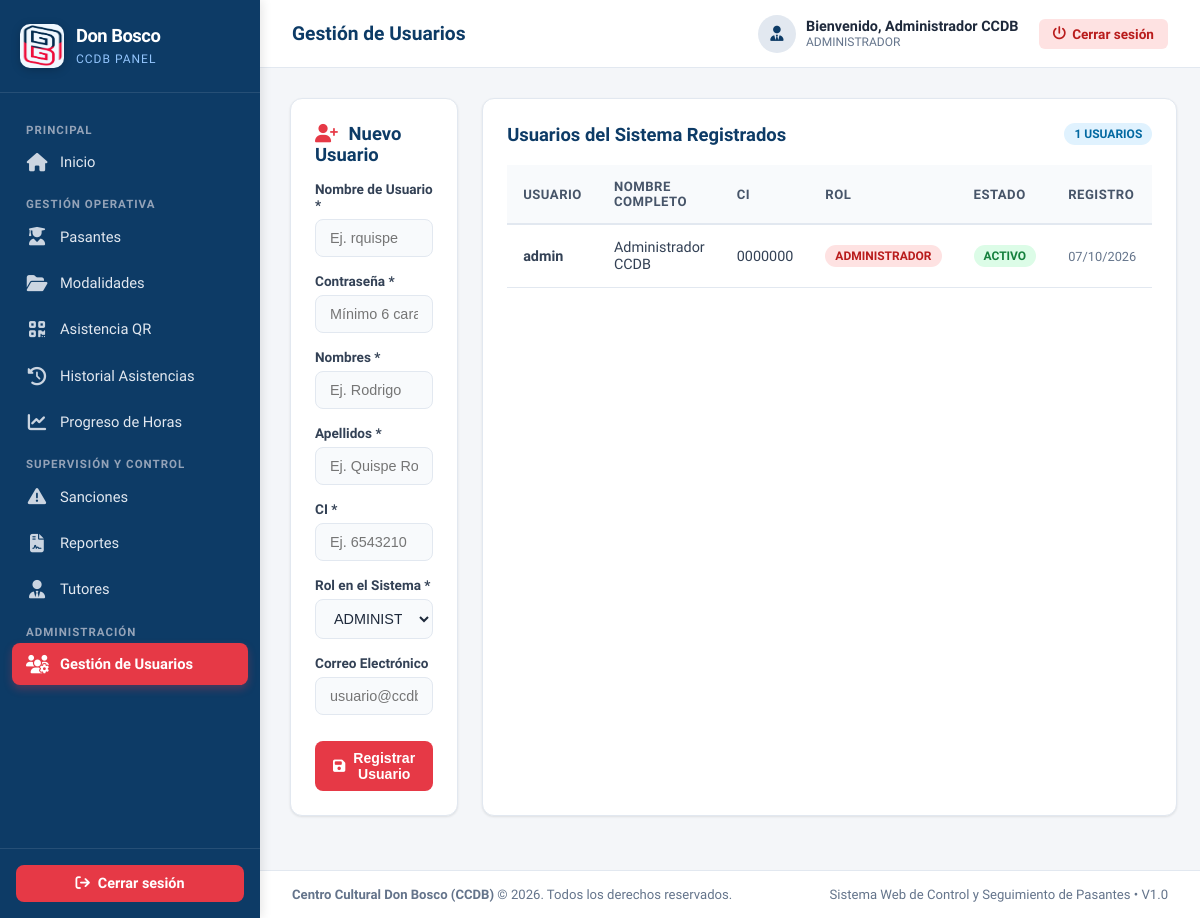
The page /views/usuarios/index.php (signed in) on the database its author committed.
### tables this page shows
CREATE TABLE IF NOT EXISTS usuarios (
    id_usuario INT UNSIGNED AUTO_INCREMENT PRIMARY KEY,
    id_rol INT UNSIGNED NOT NULL,
    usuario VARCHAR(50) NOT NULL UNIQUE,
    password VARCHAR(255) NOT NULL,
    nombres VARCHAR(100) NOT NULL,
    apellidos VARCHAR(100) NOT NULL,
    ci VARCHAR(30) NOT NULL UNIQUE,
    correo VARCHAR(150) UNIQUE,
    telefono VARCHAR(30),
    estado TINYINT(1) NOT NULL DEFAULT 1,
    remember_token VARCHAR(255) NULL,
    remember_expiry DATETIME NULL,
    fecha_registro DATETIME NOT NULL DEFAULT CURRENT_TIMESTAMP,
    CONSTRAINT fk_usuarios_roles
        FOREIGN KEY (id_rol)
        REFERENCES roles(id_rol)
        ON UPDATE CASCADE
        ON DELETE RESTRICT
);

CREATE TABLE IF NOT EXISTS roles (
    id_rol INT UNSIGNED AUTO_INCREMENT PRIMARY KEY,
    nombre VARCHAR(50) NOT NULL UNIQUE,
    descripcion VARCHAR(255),
    estado TINYINT(1) NOT NULL DEFAULT 1,
    fecha_registro DATETIME NOT NULL DEFAULT CURRENT_TIMESTAMP
);

### config/auth.php (called while the page is built, shortened)
<?php
class Auth {
    public static function check() {
        if (isset($_SESSION['user_id']) && !empty($_SESSION['user_id'])) {
            return true;
        }
        return self::restoreFromCookie();
    }
    public static function user() {
        return [
            'id'       => $_SESSION['user_id'],
            'usuario'  => $_SESSION['user_name'] ?? '',
            'nombre'   => $_SESSION['user_fullname'] ?? '',
            'rol_id'   => $_SESSION['user_role_id'] ?? 0,
            'rol_name' => $_SESSION['user_role_name'] ?? 'INVITADO',
            'ci'       => $_SESSION['user_ci'] ?? '',
            'correo'   => $_SESSION['user_email'] ?? '',
        ];
    }
}

### views/usuarios/index.php (the view, shortened to what this page needs)
<?php
require_once __DIR__ . '/../../config/auth.php';
$pageTitle = 'Gestión de Usuarios';
$db = Database::getConnection();
$usuarios = $db->query("SELECT u.*, r.nombre AS rol_nombre
                        FROM usuarios u
                        INNER JOIN roles r ON u.id_rol = r.id_rol
                        ORDER BY u.id_usuario DESC")->fetchAll();
$roles = $db->query("SELECT * FROM roles WHERE estado = 1")->fetchAll();
require_once __DIR__ . '/../../includes/header.php';
require_once __DIR__ . '/../../includes/sidebar.php';
?>
<div class="main-wrapper">
    <?php require_once __DIR__ . '/../../includes/navbar.php'; ?>
    <main class="content-body">
        <div style="display: grid; grid-template-columns: 1fr 2fr; gap: 24px;">
            <div class="card">
                <h3 class="card-title" style="margin-bottom: 16px;">
                    <i class="fa-solid fa-user-plus" style="color: var(--primary-red); margin-right: 6px;"></i>
                    Nuevo Usuario
                </h3>
                <form method="POST" action="index.php">
                    <div class="form-group">
                        <label for="usuario">Nombre de Usuario *</label>
                        <input type="text" name="usuario" id="usuario" class="form-control" required placeholder="Ej. rquispe">
                    </div>
                    <div class="form-group">
                        <label for="password">Contraseña *</label>
                        <input type="password" name="password" id="password" class="form-control" required placeholder="Mínimo 6 caracteres">
                    </div>
                    <div class="form-group">
                        <label for="nombres">Nombres *</label>
                        <input type="text" name="nombres" id="nombres" class="form-control" required placeholder="Ej. Rodrigo">
                    </div>
                    <div class="form-group">
                        <label for="apellidos">Apellidos *</label>
                        <input type="text" name="apellidos" id="apellidos" class="form-control" required placeholder="Ej. Quispe Rojas">
                    </div>
                    <div class="form-group">
                        <label for="ci">CI *</label>
                        <input type="text" name="ci" id="ci" class="form-control" required placeholder="Ej. 6543210">
                    </div>
                    <div class="form-group">
                        <label for="id_rol">Rol en el Sistema *</label>
                        <select name="id_rol" id="id_rol" class="form-control" required>
                            <?php foreach ($roles as $r): ?>
                                <option value="<?= $r['id_rol'] ?>"><?= htmlspecialchars($r['nombre']) ?> - <?= htmlspecialchars($r['descripcion']) ?></option>
                            <?php endforeach; ?>
                        </select>
                    </div>
                    <div class="form-group">
                        <label for="correo">Correo Electrónico</label>
                        <input type="email" name="correo" id="correo" class="form-control" placeholder="usuario@ccdb.org.bo">
                    </div>
                    <button type="submit" class="btn btn-danger" style="width: 100%; justify-content: center; margin-top: 10px;">
                        <i class="fa-solid fa-floppy-disk"></i> Registrar Usuario
                    </button>
                </form>
            </div>
            <div class="card">
                <div class="card-header-flex">
                    <h3 class="card-title">Usuarios del Sistema Registrados</h3>
                    <span class="badge badge-info"><?= count($usuarios) ?> usuarios</span>
                </div>
                <div class="table-responsive">
                    <table class="table-custom">
                        <thead>
                            <tr>
                                <th>Usuario</th>
                                <th>Nombre Completo</th>
                                <th>CI</th>
                                <th>Rol</th>
                                <th>Estado</th>
                                <th>Registro</th>
                            </tr>
                        </thead>
                        <tbody>
                            <?php foreach ($usuarios as $u): ?>
                                <tr>
                                    <td><strong><?= htmlspecialchars($u['usuario']) ?></strong></td>
                                    <td><?= htmlspecialchars($u['nombres'] . ' ' . $u['apellidos']) ?></td>
                                    <td><?= htmlspecialchars($u['ci']) ?></td>
                                    <td>
                                        <?php if ($u['rol_nombre'] === 'ADMINISTRADOR'): ?>
                                            <span class="badge badge-danger">ADMINISTRADOR</span>
                                        <?php elseif ($u['rol_nombre'] === 'PERSONAL'): ?>
                                            <span class="badge badge-info">PERSONAL</span>
                                        <?php endif; ?>
                                    </td>
                                    <td>
                                        <span class="badge badge-success">Activo</span>
                                    </td>
                                    <td style="font-size: 0.8rem; color: var(--text-muted);">
                                        <?= date('d/m/Y', strtotime($u['fecha_registro'])) ?>
                                    </td>
                                </tr>
                            <?php endforeach; ?>
                        </tbody>
                    </table>
                </div>
            </div>
        </div>
    </main>
    <?php require_once __DIR__ . '/../../includes/footer.php'; ?>

### includes/navbar.php
<?php
$currentUser = Auth::user();
?>
<header class="top-navbar">
    <div class="nav-left">
        <h3><?= htmlspecialchars($pageTitle ?? 'Panel de Control') ?></h3>
    </div>
    <div class="nav-right">
        <div class="user-badge">
            <div class="user-avatar">
                <i class="fa-solid fa-user-tie"></i>
            </div>
            <div class="user-info">
                <div class="user-name">Bienvenido, <?= htmlspecialchars($currentUser['nombre'] ?? 'Usuario') ?></div>
                <div class="user-role"><?= htmlspecialchars($currentUser['rol_name'] ?? 'PERSONAL') ?></div>
            </div>
        </div>
        <a href="<?= APP_ROOT ?>logout.php" class="btn-logout-nav" title="Cerrar sesión" onclick="return confirm('¿Desea cerrar la sesión actual?');">
            <i class="fa-solid fa-power-off"></i>
            <span>Cerrar sesión</span>
        </a>
    </div>
</header>

### assets/css/style.css (style rules this page uses)
:root { --primary-blue: #0d3b66; --secondary-blue: #1d4e89; --primary-red: #e63946; --hover-red: #c92a37; --bg-color: #f4f6f9; --sidebar-width: 260px; --navbar-height: 68px; --card-bg: #ffffff; --text-dark: #1e293b; --text-muted: #64748b; --border-color: #e2e8f0; --border-radius: 12px; --shadow-sm: 0 1px 3px rgba(0,0,0,0.06), 0 1px 2px rgba(0,0,0,0.04); --shadow-md: 0 4px 6px -1px rgba(0,0,0,0.07), 0 2px 4px -1px rgba(0,0,0,0.04); --shadow-lg: 0 10px 15px -3px rgba(0,0,0,0.08), 0 4px 6px -2px rgba(0,0,0,0.03); }
* { box-sizing: border-box; margin: 0; padding: 0; }
body { font-family: 'Segoe UI', system-ui, -apple-system, BlinkMacSystemFont, Roboto, sans-serif; background-color: var(--bg-color); color: var(--text-dark); display: block; min-height: 100vh; }
.main-wrapper { margin-left: var(--sidebar-width); width: calc(100% - var(--sidebar-width)); min-height: 100vh; display: flex; flex-direction: column; }
.top-navbar { height: var(--navbar-height); background: #ffffff; border-bottom: 1px solid var(--border-color); display: flex; align-items: center; justify-content: space-between; padding: 0 32px; position: sticky; top: 0; z-index: 99; }
.nav-left h3 { font-size: 1.2rem; font-weight: 700; color: var(--primary-blue); }
.nav-right { display: flex; align-items: center; gap: 20px; }
.user-badge { display: flex; align-items: center; gap: 10px; }
.user-avatar { width: 38px; height: 38px; border-radius: 50%; background: #e2e8f0; color: var(--primary-blue); display: flex; align-items: center; justify-content: center; font-weight: 700; font-size: 0.95rem; }
.user-info { line-height: 1.2; }
.user-info .user-name { font-size: 0.9rem; font-weight: 700; color: #1e293b; }
.user-info .user-role { font-size: 0.75rem; color: var(--text-muted); }
.btn-logout-nav { padding: 7px 14px; border-radius: 6px; background-color: #fee2e2; color: #b91c1c; text-decoration: none; font-size: 0.85rem; font-weight: 600; display: flex; align-items: center; gap: 6px; transition: all 0.2s; }
.content-body { padding: 30px; flex-grow: 1; }
.card { background: var(--card-bg); border-radius: var(--border-radius); border: 1px solid var(--border-color); box-shadow: var(--shadow-sm); padding: 24px; margin-bottom: 24px; }
.card-header-flex { display: flex; justify-content: space-between; align-items: center; margin-bottom: 20px; }
.card-title { font-size: 1.15rem; font-weight: 700; color: var(--primary-blue); }
.table-responsive { overflow-x: auto; }
.table-custom { width: 100%; border-collapse: collapse; text-align: left; }
.table-custom th { background: #f8fafc; padding: 14px 16px; font-size: 0.82rem; font-weight: 700; text-transform: uppercase; color: #475569; border-bottom: 2px solid var(--border-color); letter-spacing: 0.5px; }
.table-custom td { padding: 14px 16px; font-size: 0.9rem; border-bottom: 1px solid var(--border-color); color: #334155; vertical-align: middle; }
.badge { padding: 4px 10px; border-radius: 50px; font-size: 0.75rem; font-weight: 700; text-transform: uppercase; display: inline-block; }
.badge-success { background: #dcfce7; color: #15803d; }
.badge-danger { background: #fee2e2; color: #b91c1c; }
.badge-info { background: #e0f2fe; color: #0369a1; }
.btn { padding: 9px 18px; border-radius: 8px; font-size: 0.88rem; font-weight: 600; text-decoration: none; cursor: pointer; display: inline-flex; align-items: center; gap: 8px; border: none; transition: all 0.2s; }
.btn-danger { background-color: var(--primary-red); color: #ffffff; }
.form-group { margin-bottom: 16px; }
.form-group label { display: block; font-size: 0.85rem; font-weight: 600; color: #334155; margin-bottom: 6px; }
.form-control { width: 100%; padding: 10px 14px; border: 1.5px solid var(--border-color); border-radius: 8px; font-size: 0.9rem; color: var(--text-dark); outline: none; background: #f8fafc; transition: border-color 0.2s; }

### rows shown on the page
usuarios: id_rol.nombre "ADMINISTRADOR", usuario "admin", nombres+apellidos "Administrador CCDB", ci "0000000", fecha_registro "07/10/2026"

### other values the page prints
$pageTitle "Gestión de Usuarios"
$currentUser['nombre'] "Administrador CCDB"
count($usuarios) "1"
form field id_rol "ADMINISTRADOR - Administrador general del sistema con control total"
